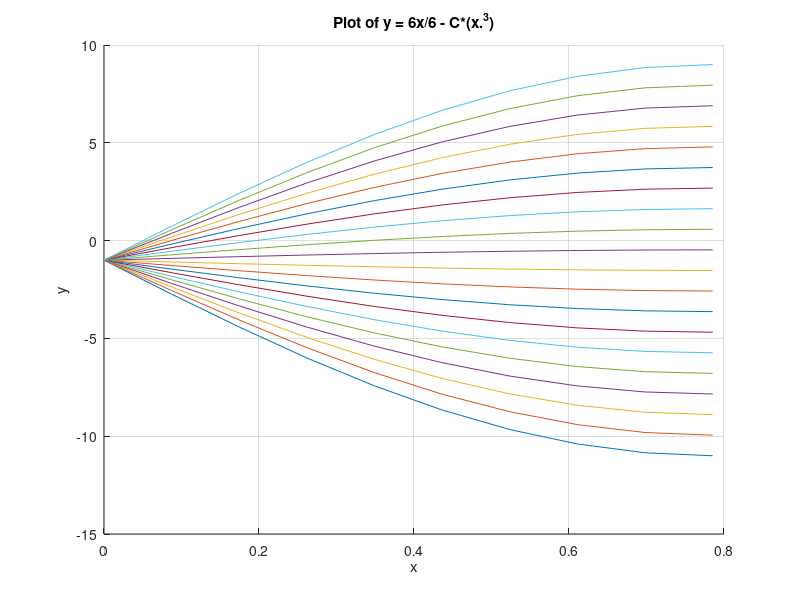

This chart was generated by the following MATLAB code:
% Define the range for x
x = linspace(0, pi/4, 10); % from -1 to 1 with a step size of 0.0001

% Define the range for C
C_values = linspace(-10, 10, 20); % from -10 to 10 with a step size of 0.02

% Plot the function for each value of C
figure;
hold on;
for i = 1:length(C_values)
    C = C_values(i);
    y = C.*sin(2*x)-1
    plot(x, y);
end

% Add labels and title
xlabel('x');
ylabel('y');
title('Plot of y = 6x/6 - C*(x.^3)');
grid on;
hold off;
